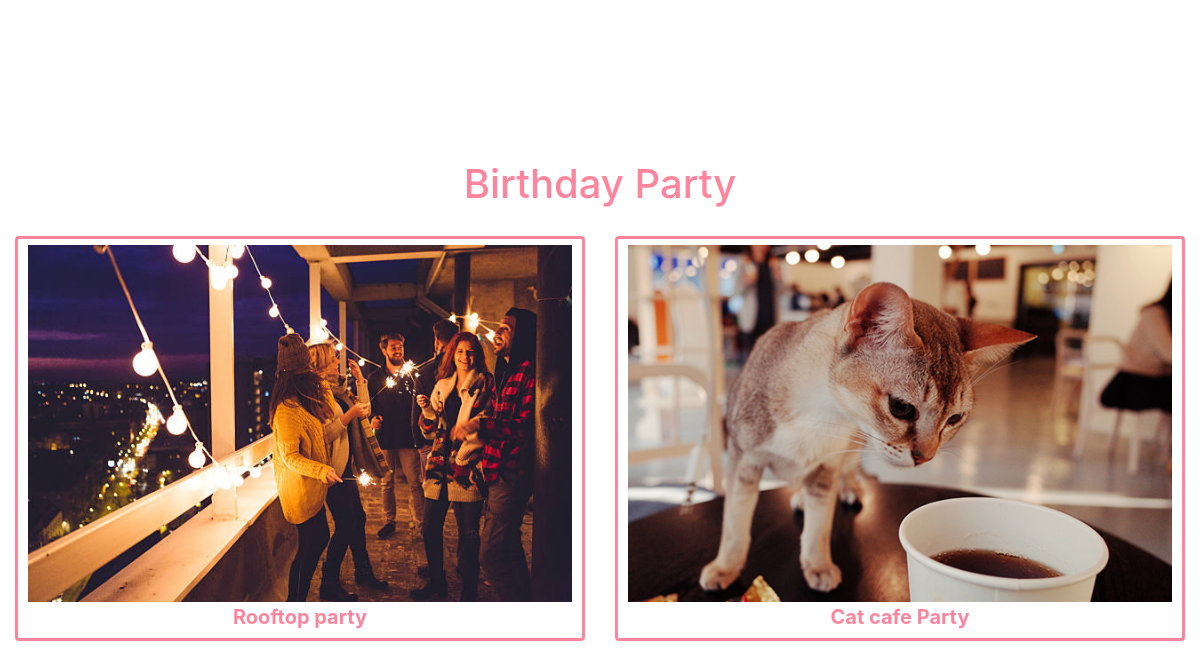
Screenshot of /birthday.php with the database file from the repository.
### tables this page shows
CREATE TABLE `service` (
  `service_id` int(8) NOT NULL,
  `service_name` varchar(50) NOT NULL,
  `price` int(6) NOT NULL,
  `product_detail` varchar(500) NOT NULL,
  `paypalid` varchar(50) NOT NULL,
  `assertid` varchar(50) NOT NULL
);

### dbtools.inc.php (called while the page is built, shortened)
<?php
  function execute_sql($link, $database, $sql)
  {
    mysqli_select_db($link, $database)
      or die("Fail to open database: " . mysqli_error($link));
    $result = mysqli_query($link, $sql);
    return $result;
  }
?>

### birthday.php (the view, shortened to what this page needs)
<!DOCTYPE html>
<html lang="en">
  <head>
    <link href="bootstrap/css/bootstrap.min.css" rel="stylesheet">
    <link href="css/basic.css" rel="stylesheet">
    <link href="css/service.css" rel="stylesheet">
  </head>
  <body>
    <h1>Birthday Party</h1>
    <div class="container-fluid">
        <div class="row">
            <?php
                function findValue($productid){
                    include_once("dbtools.inc.php");
                    $link = create_connection();
                    $sql = "SELECT * FROM service WHERE service_id = $productid";
                    $result = execute_sql($link, "moment", $sql) or die(mysqli_error($link));
                    $row = mysqli_fetch_assoc($result);
                    $name = $row['service_name'];
                    $price = $row['price'];
                    $detail = $row['product_detail'];
                    $paypalid = $row['paypalid'];
                    $assertid = $row['assertid'];
                }
            ?>
                    <div class='col-lg-6'>
                        <?php findValue("3"); ?>
                        <button  class="logbutton" onclick="openbox(<?php echo $paypalid; ?> , <?php echo "'".$assertid."'"; ?> ,<?php echo "'".$name."'"; ?> ,<?php echo "'".$price."'"; ?>,<?php echo "'".$detail."'"; ?>)" > <img src= <?php echo '"'.$assertid.'"'; ?> width="100%"><?php echo $name; ?></button>
                    </div>
                    <div class='col-lg-6'>
                        <?php findValue("4"); ?>
                        <button  class="logbutton" onclick="openbox(<?php echo $paypalid; ?> , <?php echo "'".$assertid."'"; ?> ,<?php echo "'".$name."'"; ?> ,<?php echo "'".$price."'"; ?>,<?php echo "'".$detail."'"; ?>)" > <img src= <?php echo '"'.$assertid.'"'; ?> width="100%"><?php echo $name; ?></button>
                    </div>
        </div>
    </div>
  </body>
</html>

### css/basic.css (style rules this page uses)
.logbutton { color: #ff849c; border: solid #ff849c; border-radius: 4px; cursor: pointer; font-size:20px; background-color: transparent; }
button { color: #ff849c; padding: 6px 10px; border: solid #ff849c; border-radius: 4px; cursor: pointer; font-weight: bold; background: white; }

### css/service.css (style rules this page uses)
body, html { height: 100%; background-color: transparent; position: relative; color: #ff849c; }
h1 { text-align: center; padding-top: 150px; padding-bottom: 20px; margin-top: 10px; }

### rows the page displays
service: assertid (picture), service_name "Rooftop party"
service: assertid (picture), service_name "Cat cafe Party"
